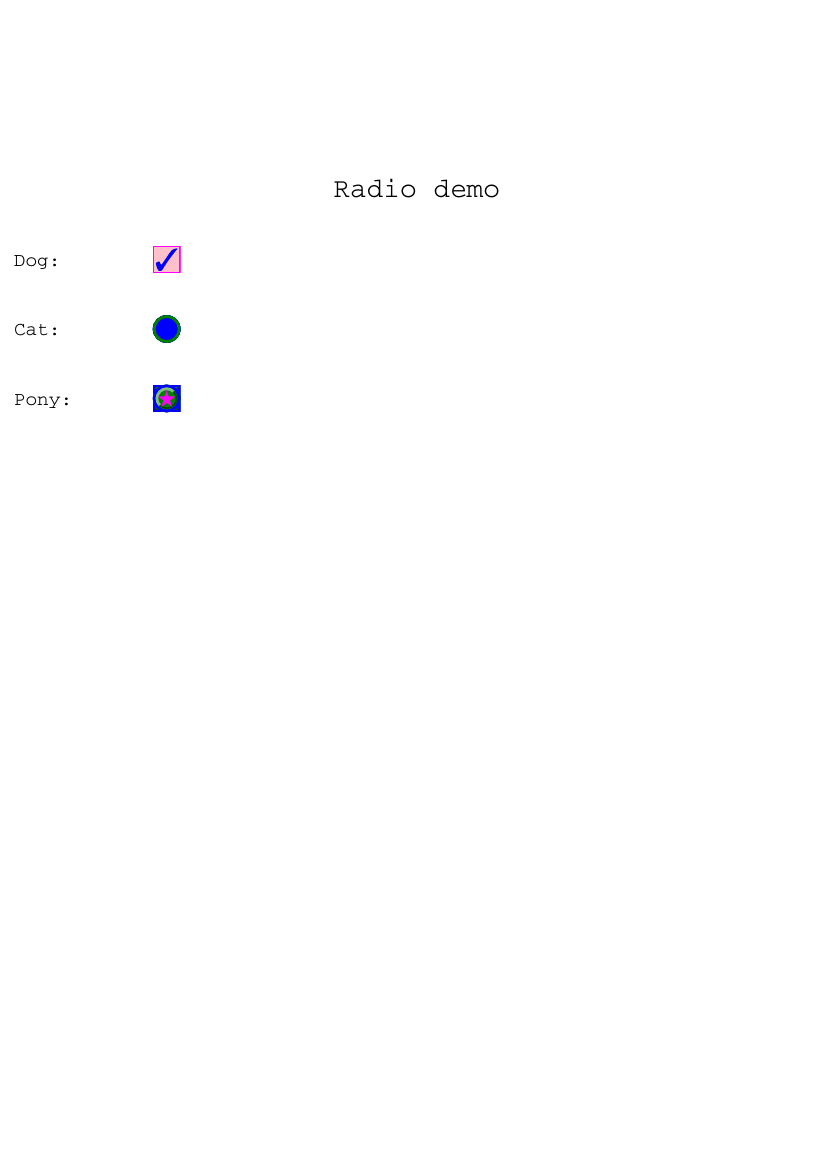

Generate this figure with Python:
from reportlab.pdfgen import canvas
from reportlab.lib.colors import magenta, pink, blue, green


def create_simple_radios():
    c = canvas.Canvas('radio_tutorial.pdf')

    c.setFont("Courier", 20)
    c.drawCentredString(300, 700, 'Radio demo')
    c.setFont("Courier", 14)

    form = c.acroForm

    c.drawString(10, 650, 'Dog:')
    form.radio(name='radio1',
               tooltip='Field radio1',
               value='value1',
               selected=False,
               x=110,
               y=645,
               buttonStyle='check',
               borderStyle='solid',
               shape='square',
               borderColor=magenta,
               fillColor=pink,
               textColor=blue,
               forceBorder=True)

    form.radio(name='radio1',
               tooltip='Field radio1',
               value='value2',
               selected=True,
               x=110,
               y=645,
               buttonStyle='check',
               borderStyle='solid',
               shape='square',
               borderColor=magenta,
               fillColor=pink,
               textColor=blue,
               forceBorder=True)

    c.drawString(10, 600, 'Cat:')
    form.radio(name='radio2',
               tooltip='Field radio2',
               value='value1',
               selected=True,
               x=110,
               y=595,
               buttonStyle='cross',
               borderStyle='solid',
               shape='circle',
               borderColor=green,
               fillColor=blue,
               borderWidth=2,
               textColor=pink,
               forceBorder=True)

    form.radio(name='radio2',
               tooltip='Field radio2',
               value='value2',
               selected=False,
               x=110,
               y=595,
               buttonStyle='cross',
               borderStyle='solid',
               shape='circle',
               borderColor=green,
               fillColor=blue,
               borderWidth=2,
               textColor=pink,
               forceBorder=True)

    c.drawString(10, 550, 'Pony:')
    form.radio(name='radio3',
               tooltip='Field radio3',
               value='value1',
               selected=False,
               x=110,
               y=545,
               buttonStyle='star',
               borderStyle='bevelled',
               shape='square',
               borderColor=blue,
               fillColor=green,
               borderWidth=2,
               textColor=magenta,
               forceBorder=False)

    form.radio(name='radio3',
               tooltip='Field radio3',
               value='value2',
               selected=True,
               x=110,
               y=545,
               buttonStyle='star',
               borderStyle='bevelled',
               shape='circle',
               borderColor=blue,
               fillColor=green,
               borderWidth=2,
               textColor=magenta,
               forceBorder=True)
    c.showPage()
    c.save()


if __name__ == '__main__':
    create_simple_radios()
